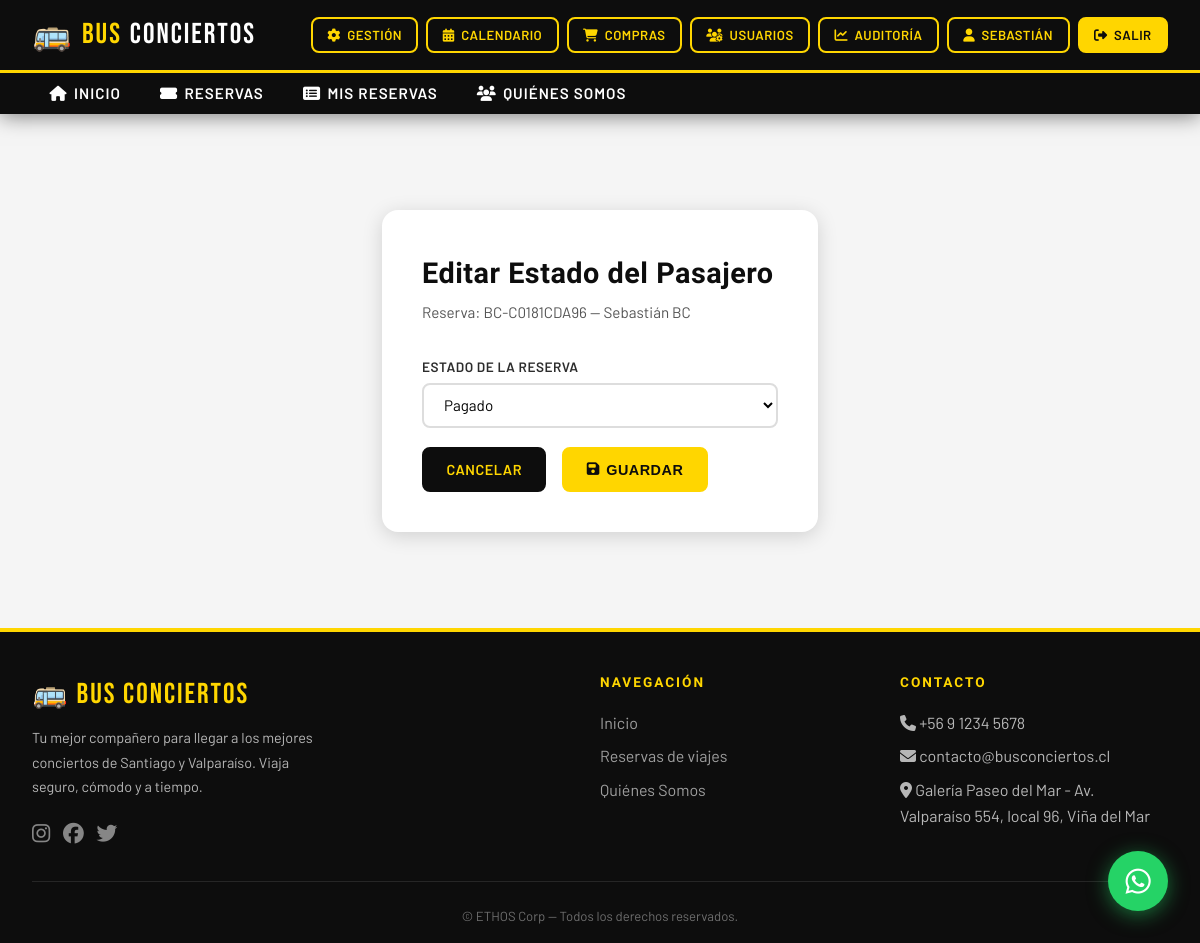
Page /reservas/gestion/pasajero/53/editar/ (signed in) on the committed database.
### reservas/models.py (models this page shows, shortened)
class Reserva(models.Model):
    ESTADO_CHOICES = [
        ('pendiente', 'Pendiente de Pago'),
        ('pagado', 'Pagado'),
        ('cancelado', 'Cancelado'),
    ]
    TIPO_PASAJE_CHOICES = [
        ('ida_vuelta', 'Ida y Vuelta'),
        ('solo_ida',   'Solo Ida'),
        ('solo_vuelta','Solo Vuelta'),
    ]
    viaje = models.ForeignKey(Viaje, on_delete=models.CASCADE, verbose_name='Viaje')
    horario = models.ForeignKey(HorarioViaje, on_delete=models.SET_NULL, null=True, blank=True, related_name='reservas', verbose_name='Horario')
    usuario = models.ForeignKey(User, on_delete=models.CASCADE, verbose_name='Pasajero')
    cantidad = models.PositiveIntegerField(default=1, verbose_name='Cantidad de cupos')
    tipo_pasaje = models.CharField(max_length=20, choices=TIPO_PASAJE_CHOICES, default='ida_vuelta', verbose_name='Tipo de pasaje')
    estado = models.CharField(max_length=20, choices=ESTADO_CHOICES, default='pendiente')
    fecha_reserva = models.DateTimeField(auto_now_add=True)
    token_webpay = models.CharField(max_length=255, blank=True, null=True)
    orden_compra = models.CharField(max_length=50, unique=True)
    monto = models.DecimalField(max_digits=10, decimal_places=0)
    grupo_compra = models.CharField(max_length=50, blank=True, null=True, db_index=True)
    rut = models.CharField(max_length=12, blank=True, default='', verbose_name='RUT del titular')
    nombre_titular = models.CharField(max_length=150, blank=True, default='', verbose_name='Nombre del titular')
    ciudad_vuelta = models.CharField(max_length=100, blank=True, default='', verbose_name='Ciudad de retorno')
    contacto = models.CharField(max_length=20, blank=True, default='', verbose_name='Contacto')
    email = models.EmailField(max_length=254, blank=True, default='', verbose_name='Correo electrónico')
    class Meta:
        verbose_name = 'Reserva'
        verbose_name_plural = 'Reservas'
        ordering = ['-fecha_reserva']

### reservas/views.py (the view)
# urls.py: path('gestion/pasajero/<int:pk>/editar/', views.editar_pasajero, name='editar_pasajero'),
@login_required
@user_passes_test(es_coordinador)
def editar_pasajero(request, pk):
    reserva = get_object_or_404(Reserva, pk=pk)
    if request.method == 'POST':
        form = PasajeroForm(request.POST, instance=reserva)
        if form.is_valid():
            form.save()
            messages.success(request, 'Reserva del pasajero actualizada.')
            return redirect('pasajeros_viaje', pk=reserva.viaje.pk)
    else:
        form = PasajeroForm(instance=reserva)
    return render(request, 'reservas/form_pasajero.html', {'form': form, 'reserva': reserva})

### reservas/forms.py
class PasajeroForm(forms.ModelForm):
    class Meta:
        model = Reserva
        fields = ['estado']
        widgets = {
            'estado': forms.Select(attrs={'class': 'form-select'}),
        }

### reservas/views.py (called while the page is built)
def es_coordinador(user):
    return user.is_authenticated and (
        user.is_superuser or
        user.groups.filter(name__in=['Administrador', 'Coordinador']).exists()
    )

### reservas/templates/reservas/form_pasajero.html (shortened to what this page needs)
{% extends 'base.html' %}
{% block content %}
<section class="seccion" style="max-width:500px;">
  <div class="form-card" style="max-width:none;">
    <h2 style="margin-bottom:0.25rem;">Editar Estado del Pasajero</h2>
    <p class="subtitulo">Reserva: {{ reserva.orden_compra }} — {{ reserva.usuario.get_full_name }}</p>
    <form method="POST">
      <div class="form-group">
        <label>Estado de la Reserva</label>
        {{ form.estado }}
      </div>
      <div style="display:flex;gap:1rem;">
        <a href="{% url 'pasajeros_viaje' reserva.viaje.pk %}" class="btn btn-dark">Cancelar</a>
        <button type="submit" class="btn btn-primary"><i class="fa fa-save"></i> Guardar</button>
      </div>
    </form>
  </div>
</section>
{% endblock %}

### templates/base.html (shortened to what this page needs)
{% load static %}
<!DOCTYPE html>
<html lang="es">
<head>
  <link rel="stylesheet" href="https://cdnjs.cloudflare.com/ajax/libs/font-awesome/6.5.0/css/all.min.css" />
  <link rel="stylesheet" href="{% static 'css/main.css' %}" />
</head>
<body>
<nav class="navbar-bc">
  <div class="navbar-top">
    <div class="navbar-inner">
      <a href="{% url 'inicio' %}" class="brand">
        <span class="icon-bus">🚌</span>
        BUS <span>CONCIERTOS</span>
      </a>
      <div class="nav-actions">
        {% if user.is_authenticated %}
          {% if user.is_superuser or user.groups.all.0.name == 'Administrador' or user.groups.all.0.name == 'Coordinador' %}
            <a href="{% url 'gestion_viajes' %}" class="btn btn-outline btn-sm"><i class="fa fa-cog"></i> Gestión</a>
            <a href="{% url 'calendario_conciertos' %}" class="btn btn-outline btn-sm"><i class="fa fa-calendar-alt"></i> Calendario</a>
            <a href="{% url 'compras' %}" class="btn btn-outline btn-sm"><i class="fa fa-shopping-cart"></i> Compras</a>
          {% endif %}
          {% if user.is_superuser or user.groups.all.0.name == 'Administrador' %}
            <a href="{% url 'gestion_usuarios' %}" class="btn btn-outline btn-sm"><i class="fa fa-users-cog"></i> Usuarios</a>
            <a href="{% url 'auditoria_ganancias' %}" class="btn btn-outline btn-sm"><i class="fa fa-chart-line"></i> Auditoría</a>
          {% endif %}
          <a href="{% url 'mi_perfil' %}" class="btn btn-outline btn-sm"><i class="fa fa-user"></i> {{ user.first_name|default:user.username }}</a>
          <a href="{% url 'logout' %}" class="btn btn-primary btn-sm"><i class="fa fa-sign-out-alt"></i> Salir</a>
        {% else %}
          <a href="{% url 'login' %}" class="btn btn-outline btn-sm"><i class="fa fa-sign-in-alt"></i> Ingresar</a>
          <a href="{% url 'registro' %}" class="btn btn-primary btn-sm"><i class="fa fa-user-plus"></i> Registrarse</a>
        {% endif %}
      </div>
    </div>
  </div>
  <div class="nav-collapse">
    <ul class="nav-links">
      <li><a href="{% url 'inicio' %}"><i class="fa fa-home"></i> Inicio</a></li>
      <li><a href="{% url 'lista_viajes' %}"><i class="fa fa-ticket-alt"></i> Reservas</a></li>
      {% if user.is_authenticated %}
      <li><a href="{% url 'mis_reservas' %}"><i class="fa fa-list-alt"></i> Mis Reservas</a></li>
      {% endif %}
      <li><a href="{% url 'quienes_somos' %}"><i class="fa fa-users"></i> Quiénes Somos</a></li>
    </ul>
  </div>
</nav>
<main>
  {% block content %}{% endblock %}
</main>
<footer>
  <div class="footer-grid">
    <div>
      <div class="footer-brand">🚌 Bus Conciertos</div>
      <p style="font-size:0.9rem;max-width:300px;line-height:1.7;">
        Tu mejor compañero para llegar a los mejores conciertos de Santiago y Valparaíso. Viaja seguro, cómodo y a tiempo.
      </p>
      <div style="margin-top:1rem;display:flex;gap:0.8rem;">
        <a href="#" style="color:rgba(255,255,255,0.5);font-size:1.3rem;"><i class="fab fa-instagram"></i></a>
        <a href="#" style="color:rgba(255,255,255,0.5);font-size:1.3rem;"><i class="fab fa-facebook"></i></a>
        <a href="#" style="color:rgba(255,255,255,0.5);font-size:1.3rem;"><i class="fab fa-twitter"></i></a>
      </div>
    </div>
    <div>
      <h4>Navegación</h4>
      <ul>
        <li><a href="{% url 'inicio' %}">Inicio</a></li>
        <li><a href="{% url 'lista_viajes' %}">Reservas de viajes</a></li>
        <li><a href="{% url 'quienes_somos' %}">Quiénes Somos</a></li>
      </ul>
    </div>
    <div>
      <h4>Contacto</h4>
      <ul>
        <li><i class="fa fa-phone"></i> +56 9 1234 5678</li>
        <li><i class="fa fa-envelope"></i> contacto@busconciertos.cl</li>
        <li><i class="fa fa-map-marker-alt"></i> Galería Paseo del Mar - Av. Valparaíso 554, local 96, Viña del Mar</li>
      </ul>
    </div>
  </div>
  <div class="footer-bottom">
    <p>&copy; {{ "now"|date:"Y" }} ETHOS Corp — Todos los derechos reservados.</p>
  </div>
</footer>
<a href="https://wa.me/56912345678?text=Hola,%20quiero%20información%20sobre%20los%20viajes%20a%20conciertos"
   class="whatsapp-fab" target="_blank" rel="noopener" title="Consultas por WhatsApp">
  <i class="fab fa-whatsapp"></i>
</a>
</body>
</html>

### rows in the picture
Reserva: orden_compra "BC-C0181CDA96", usuario.get_full_name "Sebastián BC", estado "Pagado"

### other values in the picture
{{ user.first_name|default:user.username }} "SEBASTIÁN"
